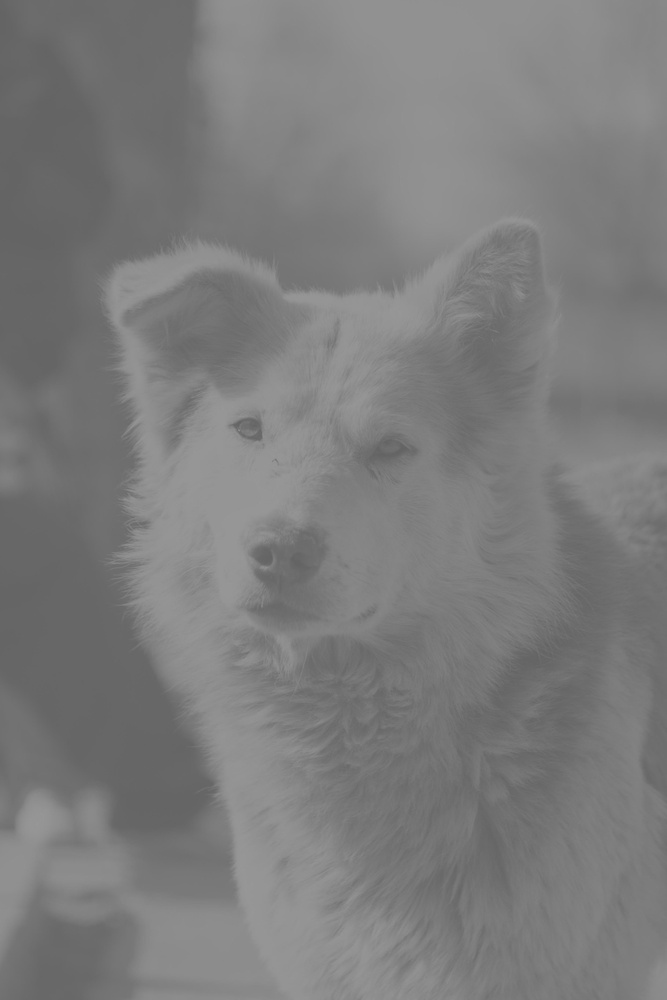
#> input picture I-Contraste/chien_gris.jpg, 667 x 1000 px, shrunk from 2848 x 4272 before the run
$ python main.py
#> lines starting #> are read from the running program, lines starting #| are printed output that depends on the picture
### I-Contraste/probas_loi.py
import math
import random
import matplotlib.pyplot as plt


def F_exp(x, l):
    return 1 - math.exp(-l * x)


def exp_reciproque(u, l):
    return -math.log(1 - u) / l


# [13 lines left out: functions exponentielle, uniforme, not called in this run]


def calcul_inconnu(echantillon):
    N = len(echantillon)
    valeurs_triees = sorted(echantillon)

    proportion = {}
    for i in range(N):
        proportion[valeurs_triees[i]] = (i + 1) / N

    resultat = []
    for x in echantillon:
        resultat.append(proportion[x])
    return resultat


# [26 lines that do not run on import are left out]

### I-Contraste/main.py
import numpy as np
import matplotlib.pyplot as plt
import probas_loi


def histogramme(img):
    histo = []
    for niveau in range(256):
        histo.append(np.sum(img == niveau))
    return histo


def corriger_gris(img):
    pixels = img.flatten().tolist()

    F = probas_loi.calcul_inconnu(pixels)

    nouveaux_pixels = []
    for f in F:
        nouveaux_pixels.append(round(255 * f))

    nouveaux_pixels = np.array(nouveaux_pixels, dtype=np.uint8)
    return nouveaux_pixels.reshape(img.shape)

def corriger_couleur(img):
    resultat = np.zeros_like(img[:, :, :3])
    for canal in range(3):
        resultat[:, :, canal] = corriger_gris(img[:, :, canal])
    return resultat


def afficher(img, img_corrigee, nom):
    plt.figure(figsize=(10, 8))
    plt.suptitle(nom)

    plt.subplot(2, 2, 1)
    plt.imshow(img, cmap="gray", vmin=0, vmax=255)
    plt.title("Image originale")
    plt.axis("off")

    plt.subplot(2, 2, 2)
    plt.bar(range(256), histogramme(img), width=1)
    plt.xlim(0, 255)
    plt.title("Histogramme original")

    plt.subplot(2, 2, 3)
    plt.imshow(img_corrigee, cmap="gray", vmin=0, vmax=255)
    plt.title("Image corrigée")
    plt.axis("off")

    plt.subplot(2, 2, 4)
    plt.bar(range(256), histogramme(img_corrigee), width=1)
    plt.xlim(0, 255)
    plt.title("Histogramme corrigé")

    plt.tight_layout()
    plt.show()

for nom in ["chien_gris.jpg", "paysage_gris.jpg"]:
    img = plt.imread(nom)
#> img is the input picture: shape (1000, 667); min 98, max 153, mean 123.9

    if img.ndim == 2:
        img_corrigee = corriger_gris(img)
#> in corriger_gris, `pixels = img.flatten().tolist()`: pixels = 667000 items
#> in calcul_inconnu, `N = len(echantillon)`: N = 667000
#> in calcul_inconnu, `valeurs_triees = sorted(echantillon)`: valeurs_triees = 667000 items
#> after the loop in calcul_inconnu, `for i in range(N):`: proportion = 56 items
#> the loop in calcul_inconnu, `for x in echantillon:` made 667000 passes
#> x on passes 1 to 3: 101, 101, 102
#> after the loop in calcul_inconnu, `for x in echantillon:`: resultat = 667000 items
#> the loop in corriger_gris, `for f in F:` made 667000 passes
#> f on passes 1 to 3: 0.0233, 0.0233, 0.0527
#> in corriger_gris, `return nouveaux_pixels.reshape(img.shape)`:
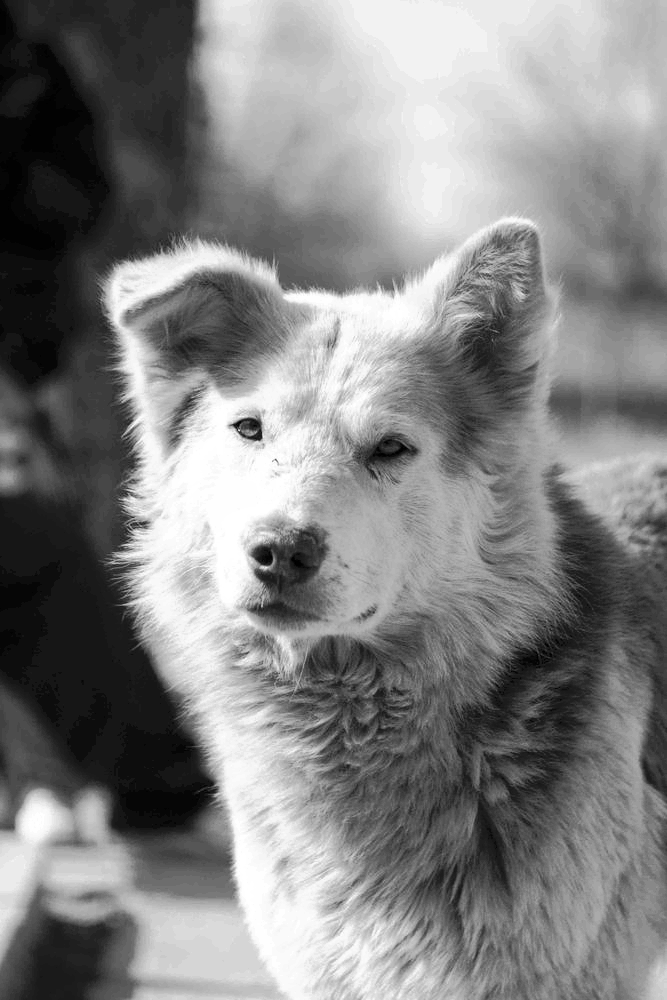
#> returned value: shape (1000, 667); min 0, max 255, mean 130.2
        afficher(img, img_corrigee, nom)
#> after the loop in histogramme, `for niveau in range(256):`: histo = 256 values, max 23513 at index 103, min 0 at index 0, mean 2605.5
#> in afficher, `plt.show()`:
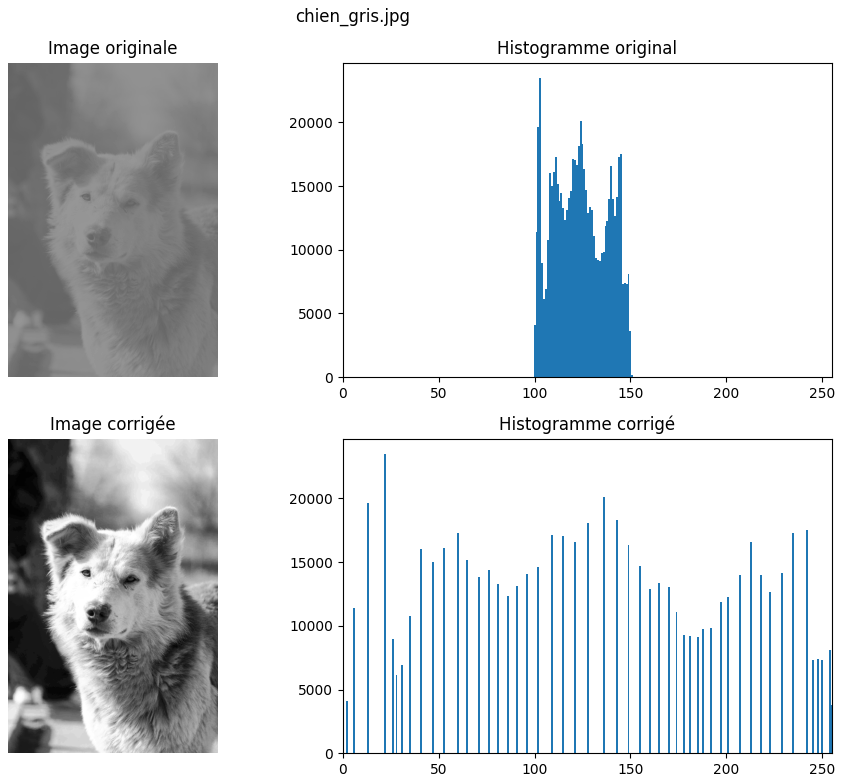
#> figure drawn by matplotlib, 4 panels; panel 2: tallest bar 23513 high, from x = 102.5 to 103.5; panel 4: tallest bar 23513 high, from x = 21.5 to 22.5
    else:
        img_corrigee = corriger_couleur(img)
        plt.subplot(1, 2, 1)
        plt.imshow(img)
        plt.title("Image originale")
        plt.axis("off")
        plt.subplot(1, 2, 2)
        plt.imshow(img_corrigee)
        plt.title("Image corrigée")
        plt.axis("off")
        plt.show()
#> pass 2 of the loop `for nom in ["chien_gris.jpg", "paysage_gris.jpg"]:`:
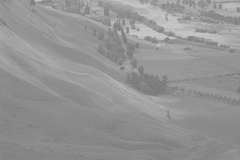
#> input picture I-Contraste/paysage_gris.jpg, 240 x 160 px, shrunk from 1024 x 683 before the run
#> img is the input picture: shape (160, 240); min 120, max 203, mean 148
#> pixels = 38400 items
#> the loop in calcul_inconnu (call 2), `for x in echantillon:` made 38400 passes
#> x on passes 1 to 3: 144, 140, 144
#> the loop in corriger_gris (call 2), `for f in F:` made 38400 passes
#> f on passes 1 to 3: 0.482, 0.36, 0.482
#> in corriger_gris (call 2), `return nouveaux_pixels.reshape(img.shape)`:
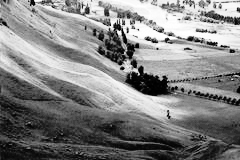
#> returned value: shape (160, 240); min 0, max 255, mean 130.8
#> in afficher (call 2), `plt.show()`:
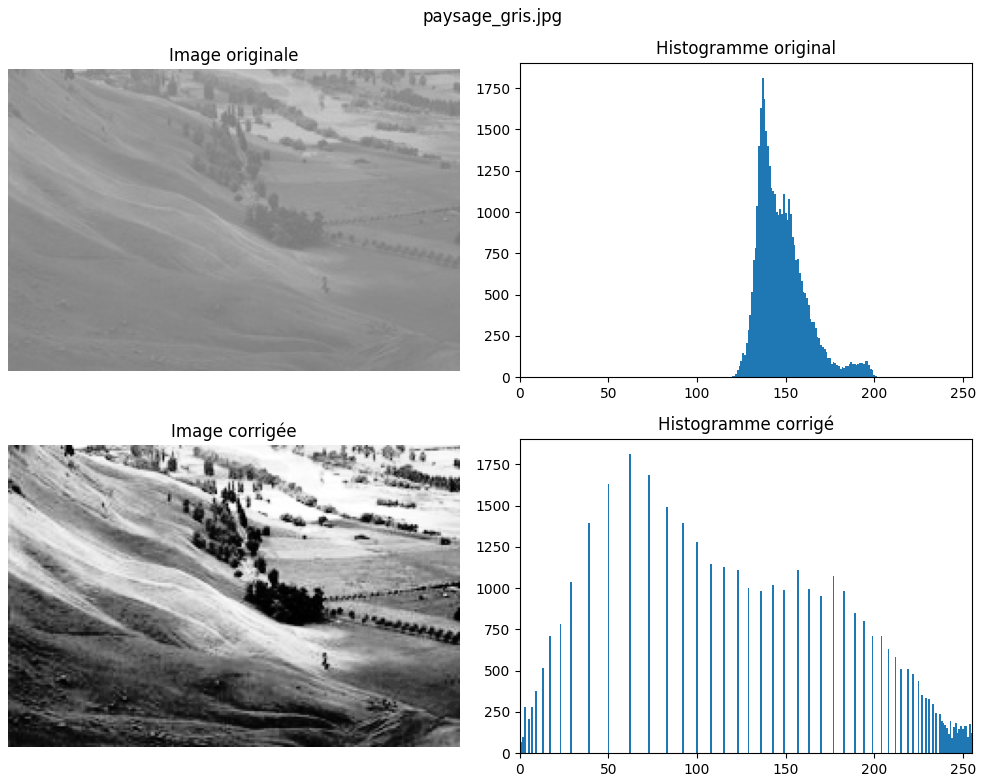
#> figure drawn by matplotlib, 4 panels; panel 2: tallest bar 1814 high, from x = 136.5 to 137.5; panel 4: tallest bar 1814 high, from x = 61.5 to 62.5
